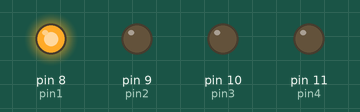
Bench run of a sketch on a simulated Arduino Uno, built with avr-gcc and run on an emulated ATmega328P. Parts: output pins drawn as LEDs (lit = HIGH).

Above: at 0.1 s.
At 0.7 s:
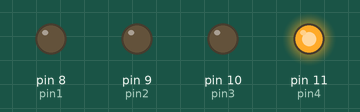
At 1.3 s:
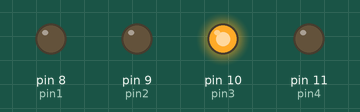
At 2.7 s:
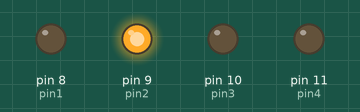
Timing chart, 0 to 3.0 s (numbered marks = the images above):
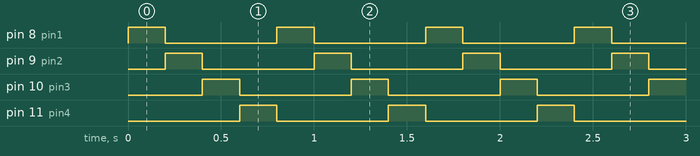

Measured:
- by itself, pin 8 (pin1), pin 9 (pin2), pin 10 (pin3), pin 11 (pin4): alternates HIGH for 0.20 s and LOW for 0.60 s
- by itself, everything shown: repeats every 0.80 s, in 4 steps

The sketch:

ledcycle.ino
```cpp
/*


*/

int pin1 = 8;
int pin2 = 9;
int pin3 = 10;
int pin4 = 11;

// the setup function runs once when you press reset or power the board
void setup() {
  // initialize digital pin LED_BUILTIN as an output.
  pinMode(pin1, OUTPUT);
  pinMode(pin2, OUTPUT);
  pinMode(pin3, OUTPUT);
  pinMode(pin4, OUTPUT);
  digitalWrite(pin1,LOW);
  digitalWrite(pin2,LOW);
  digitalWrite(pin3,LOW);
  digitalWrite(pin4,LOW);

}

// the loop function runs over and over again forever
void loop() {
  digitalWrite(pin1, HIGH);   // turn the LED on (HIGH is the voltage level)
  delay(200);                       // wait for a second
  digitalWrite(pin1, LOW);    // turn the LED off by making the voltage LOW
 // delay(200);                       // wait for a second
  digitalWrite(pin2, HIGH);   // turn the LED on (HIGH is the voltage level)
  delay(200);                       // wait for a second
  digitalWrite(pin2, LOW);    // turn the LED off by making the voltage LOW
 // delay(200);
  // wait for a second
  digitalWrite(pin3, HIGH);   // turn the LED on (HIGH is the voltage level)
  delay(200);                       // wait for a second
  digitalWrite(pin3, LOW);    // turn the LED off by making the voltage LOW
 // delay(200);                       // wait for a second
    digitalWrite(pin4, HIGH);   // turn the LED on (HIGH is the voltage level)
  delay(200);                       // wait for a second
  digitalWrite(pin4, LOW);    // turn the LED off by making the voltage LOW
 // delay(200);                       // wait for a second


}
```
